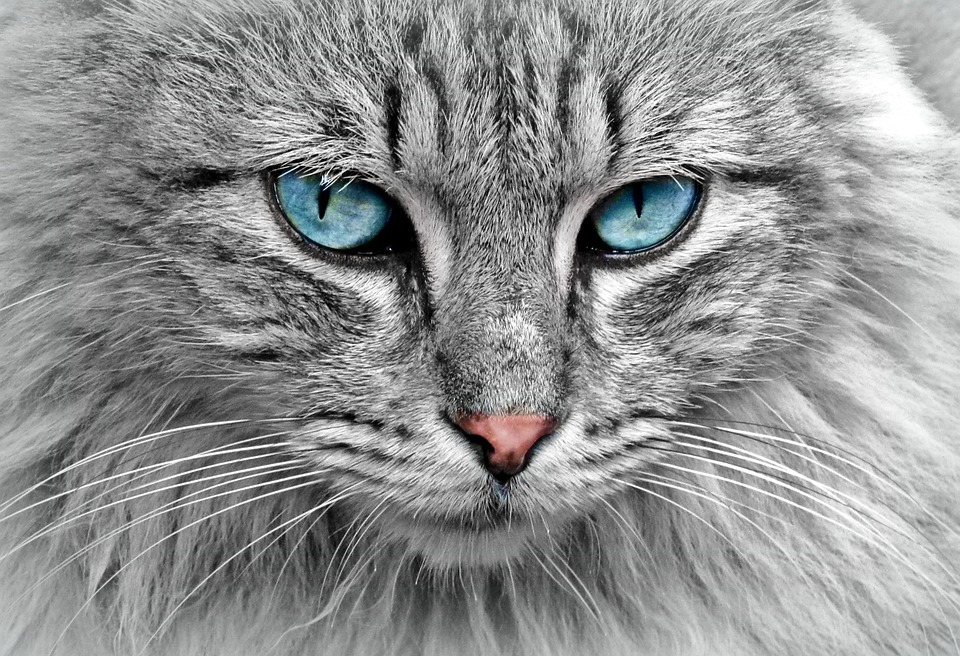
#> input picture code/python/cat.jpg, 960 x 656 px
$ python -i maze_from_image.py   (imports and definitions only)
#> lines starting #> are read from the running program, lines starting #| are printed output that depends on the picture
import pygame
import sys
from pygame.locals import *
import random
from PIL import Image

# Define some colors
black = (0, 0, 0)
white = (255, 255, 255)
green = (0, 255, 0)
red = (255, 0, 0)

size = 20

cursor_x = 1
cursor_y = 1

def is_black(r, g, b, threshold=60):
    """Return True if the pixel is considered black based on brightness."""
    return (r + g + b) / 3 < threshold

def image_to_maze(image_path, size=30):
    """Convert an image to a Python maze matrix of 0s and 1s."""
#> called with image_path = 'cat.jpg', size = 30
    img = Image.open(image_path).convert("RGB")
#> img is the input picture: PIL image 960x656 RGB; mean R, G, B 144.4, 145.5, 145.4
    img = img.resize((size, size), Image.Resampling.NEAREST)
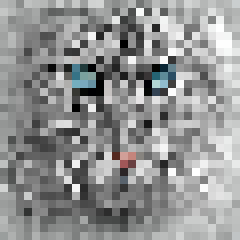
#> img: PIL image 30x30 RGB (shown 8 times larger); mean R, G, B 145.6, 146.7, 146.6

    matrix = []
    for y in range(size):
        row = []
        for x in range(size):
            r, g, b = img.getpixel((x, y))
            row.append(1 if is_black(r, g, b) else 0)
        matrix.append(row)
#> after the loop, matrix = 30 items

    return matrix

image_path = sys.argv[1] if len(sys.argv) > 1 else "maze.jpg"
maze = image_to_maze(image_path)
#> maze = 30 items

goal_x = len(maze) -2
#> goal_x = 28
goal_y = len(maze) -2
#> goal_y = 28

create_random = False

# [16 lines not run here, left out]

def draw():
    row = 0
    while row < len(maze):
        col = 0
        m = maze[row]
        while col < len(m):
            val = maze[col][row]
            if val == 1:
                pygame.draw.rect(screen,black,[row * size, col * size, size,size], 0)
            col += 1
        row += 1

    pygame.draw.rect(screen,green,[cursor_x * size, cursor_y * size, size,size], 0)
    pygame.draw.rect(screen,red,[goal_x * size, goal_y * size, size,size], 0)

# [1 line not run here, left out]

# Set the height and width of the screen
screen_size = [size * len(maze), size * len(maze)]
#> screen_size = [600, 600]
# [1 line that did not run here, left out]

# [1 line not run here, left out]

# Loop until the user clicks the close button.
done = False

# Used to manage how fast the screen updates
clock = pygame.time.Clock()

# RUNNING | WON | LOST
game_state = "RUNNING"
start_time = pygame.time.get_ticks()
running_time  = "0"

# -------- Main Program Loop -----------
# [64 lines not run here, left out]

>>> result = image_to_maze('cat.jpg')
#> result = 30 items
